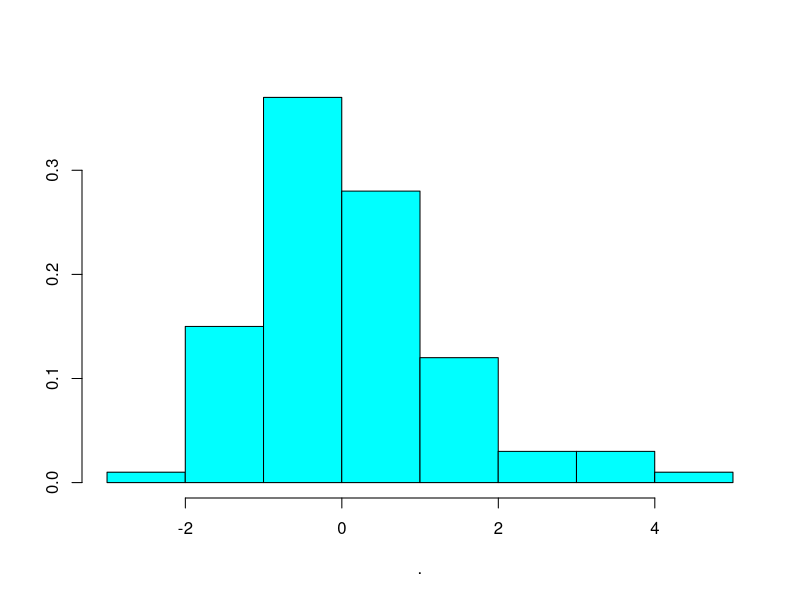
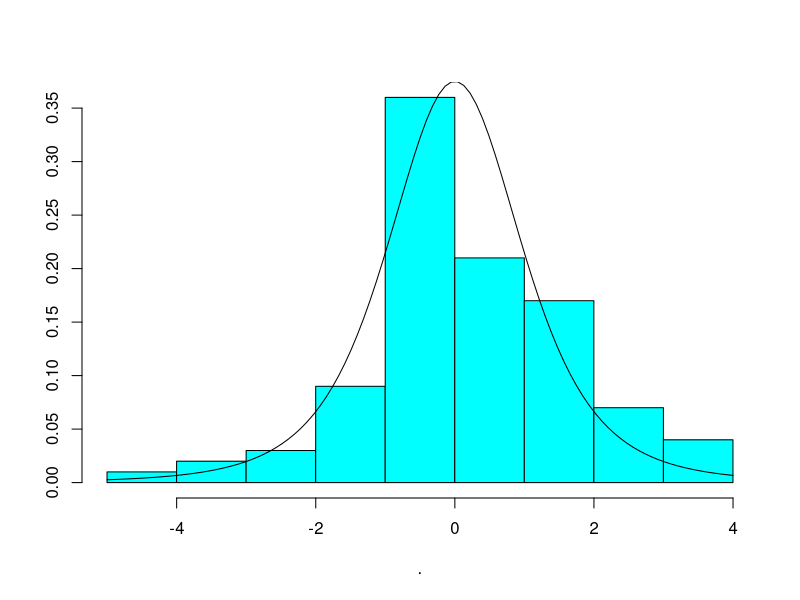
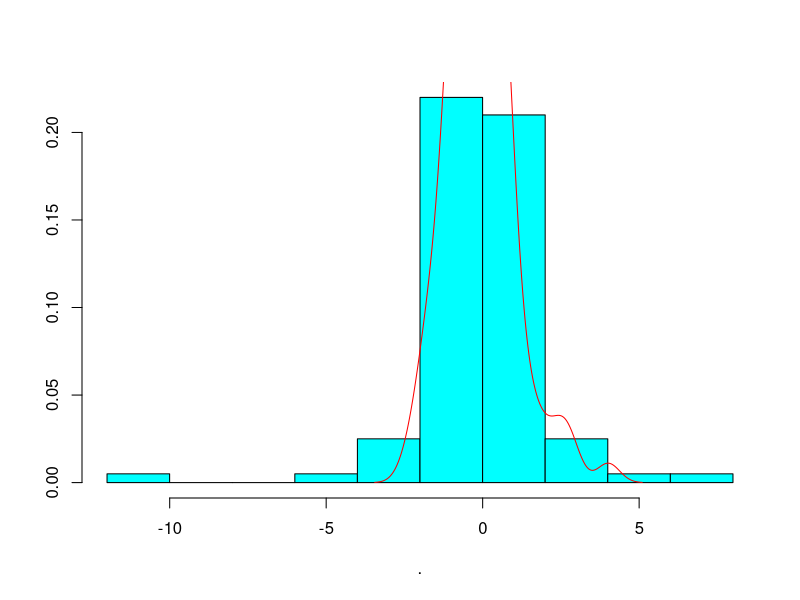
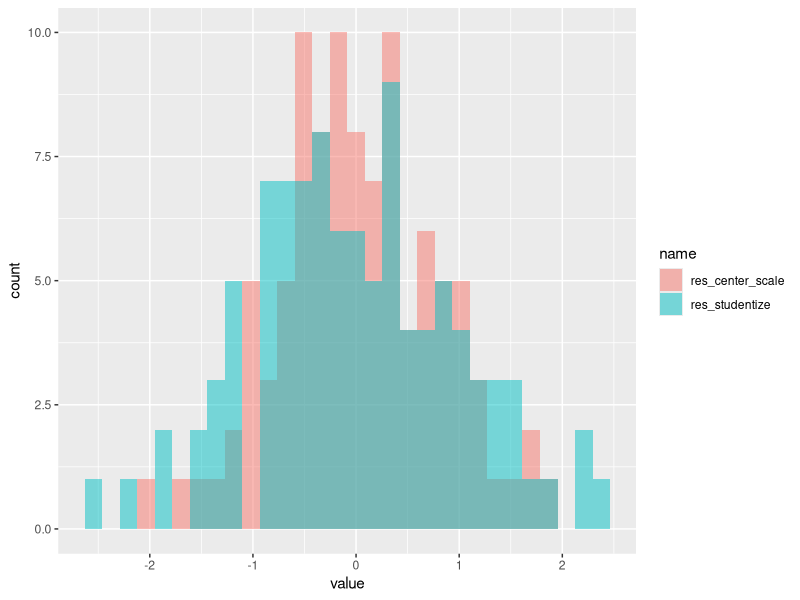
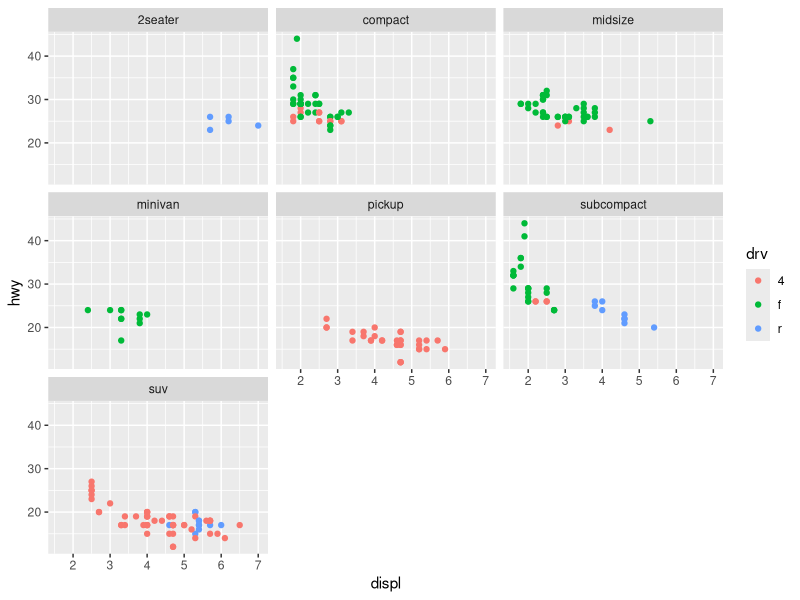

These figures' R source, in order:
## ---- chunk 1
knitr::opts_chunk$set(echo = TRUE)
## ---- chunk 2
library(tidyverse)
## ---- chunk 3
# ncp not specified uses the central t distribution
rt(n = 100, df = 4) %>% MASS::truehist()
## ---- chunk 4
rt(n = 100, df = 4) %>% MASS::truehist()
curve(dt(x,  df=4), add=TRUE)
## ---- chunk 5
rt(n = 100, df = 4) %>% MASS::truehist()
lines(density(rt(n = 100, df = 4) ), col="red")
## ---- chunk 6
f = function(x, a, b){
  y = (x-a)/b
  return(y)
}
## ---- chunk 7
set.seed(123)
myrand = rnorm(n=100, mean=2, sd =2)
## ---- chunk 8
f_interval = function(x){
  a=min(x)
  b=max(x) - min(x)
  y=(x-a)/b
  return(y)
}
## ---- chunk 9
summary(myrand)
summary(f_interval(myrand))
## ---- chunk 10
f_studentize = function(x){
  a=mean(x)
  b=sd(x)
  
  zed = (x - a)/b
  return(zed)
}
## ---- chunk 11
f_studentize(myrand) %>% summary()
f_studentize(myrand) %>% sd()
## ---- chunk 12
f_center_scale = function(x){
  a= median(x)
  b=IQR(x)
  
  y = (x - a)/b
  return(y)
}
## ---- chunk 13
f_center_scale(myrand) %>% summary()
## ---- chunk 14
mydf = data.frame(
  res_studentize = f_studentize(myrand),
  res_center_scale = f_center_scale(myrand)
) %>% 
  mutate(index = seq(1:nrow(.))) %>% 
  pivot_longer(cols = c("res_studentize", "res_center_scale"))


ggplot(mydf, aes(x= value,  fill=name)) + 
  geom_histogram(position="identity", alpha = 0.5, bins=30)
## ---- chunk 15
summary(mpg)
## ---- chunk 16
ggplot(mpg, aes(displ, hwy, color = drv)) +
geom_point() +
facet_wrap(~ class)
